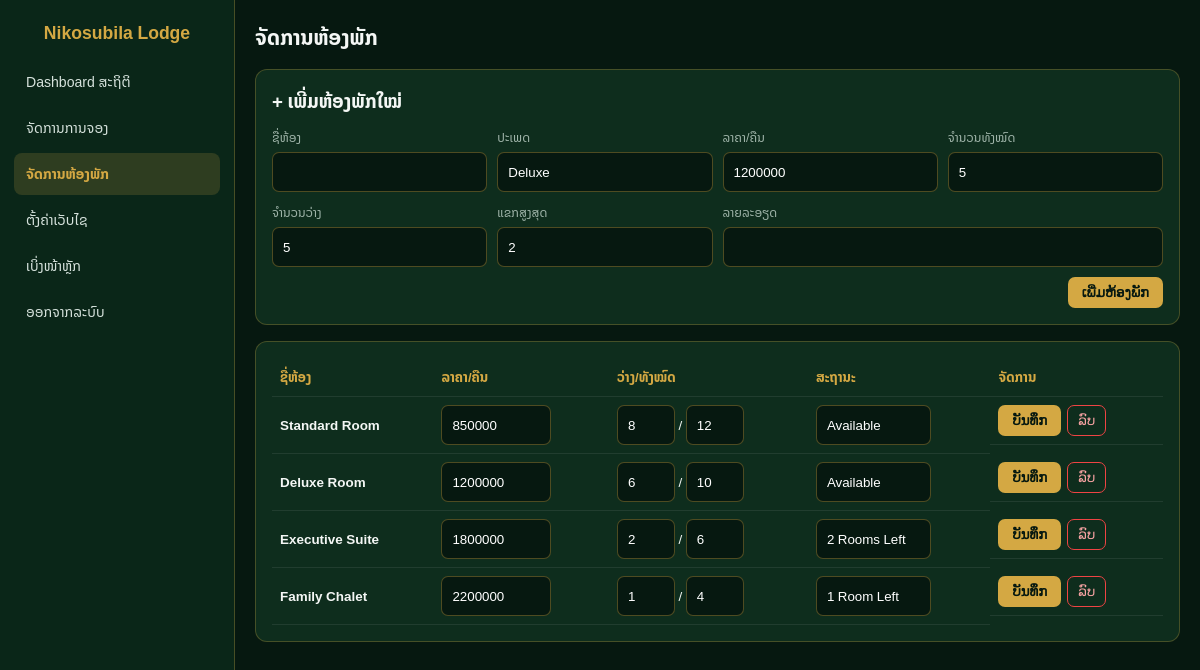
Page /admin/rooms_manage.php (signed in) on the committed database.
### tables this page shows
CREATE TABLE IF NOT EXISTS site_settings (
    id INT PRIMARY KEY DEFAULT 1,
    hotel_name VARCHAR(200) NOT NULL DEFAULT 'Nikosubila Lodge',
    tagline VARCHAR(255) NOT NULL DEFAULT 'Experience comfort. Experience nature.',
    footer_note VARCHAR(255) NOT NULL DEFAULT 'Nikosubila Lodge - Your Comfort, Our Priority.',
    banner_image VARCHAR(255) NOT NULL DEFAULT '',
    logo_image VARCHAR(255) NOT NULL DEFAULT '',
    primary_color VARCHAR(20) NOT NULL DEFAULT '#0a2618',
    accent_color VARCHAR(20) NOT NULL DEFAULT '#d4a843',
    card_color VARCHAR(20) NOT NULL DEFAULT '#0e2d1d',
    currency VARCHAR(20) NOT NULL DEFAULT '₭',
    phone VARCHAR(60) NOT NULL DEFAULT '+856 20 5555 1234',
    email VARCHAR(150) NOT NULL DEFAULT 'info@lodge-system.la',
    facebook VARCHAR(150) NOT NULL DEFAULT 'Lodge Official',
    instagram VARCHAR(150) NOT NULL DEFAULT '@lodge_official',
    linkedin VARCHAR(150) NOT NULL DEFAULT 'Lodge Hospitality',
    x_handle VARCHAR(150) NOT NULL DEFAULT '@lodge_x',
    bank_name VARCHAR(120) NOT NULL DEFAULT 'BCEL / ທະນາຄານການຄ້າຕ່າງປະເທດລາວ',
    bank_account VARCHAR(120) NOT NULL DEFAULT '010-12-00-12345678-001',
    bank_branch VARCHAR(120) NOT NULL DEFAULT 'ສຳນັກງານໃຫຍ່ ນະຄອນຫຼວງວຽງຈັນ',
    google_sheet_id VARCHAR(255) NOT NULL DEFAULT '',
    google_sheet_webhook VARCHAR(255) NOT NULL DEFAULT '',
    updated_at TIMESTAMP DEFAULT CURRENT_TIMESTAMP ON UPDATE CURRENT_TIMESTAMP
);

CREATE TABLE IF NOT EXISTS rooms (
    id INT AUTO_INCREMENT PRIMARY KEY,
    room_name VARCHAR(150) NOT NULL,
    room_type VARCHAR(100) NOT NULL,
    price_per_night DECIMAL(12,2) NOT NULL DEFAULT 0.00,
    total_rooms INT NOT NULL DEFAULT 1,
    available_rooms INT NOT NULL DEFAULT 1,
    max_guests INT NOT NULL DEFAULT 2,
    status VARCHAR(50) NOT NULL DEFAULT 'Available',
    description TEXT,
    image_url VARCHAR(255) DEFAULT ''
);

### config/db.php (called while the page is built, shortened)
<?php
$host = 'localhost';
$user = 'root';
$pass = '';
$dbname = 'hotel_system';
try {
    $conn = new mysqli($host, $user, $pass, $dbname);
    $conn->set_charset('utf8mb4');
} catch (mysqli_sql_exception $e) {
    $conn = new mysqli($host, $user, $pass);
    $conn->set_charset('utf8mb4');
    $conn->query("CREATE DATABASE IF NOT EXISTS `{$dbname}` CHARACTER SET utf8mb4 COLLATE utf8mb4_unicode_ci");
    $conn->select_db($dbname);
}
$conn->query("CREATE TABLE IF NOT EXISTS users (
    id INT AUTO_INCREMENT PRIMARY KEY,
    username VARCHAR(100) NOT NULL UNIQUE,
    password_hash VARCHAR(255) NOT NULL,
    full_name VARCHAR(150) NOT NULL DEFAULT 'Administrator',
    role VARCHAR(50) NOT NULL DEFAULT 'admin',
    created_at TIMESTAMP DEFAULT CURRENT_TIMESTAMP
) ENGINE=InnoDB DEFAULT CHARSET=utf8mb4 COLLATE=utf8mb4_unicode_ci");
$conn->query("CREATE TABLE IF NOT EXISTS site_settings (
    id INT PRIMARY KEY DEFAULT 1,
    hotel_name VARCHAR(200) NOT NULL DEFAULT 'Nikosubila Lodge',
    tagline VARCHAR(255) NOT NULL DEFAULT 'Experience comfort. Experience nature.',
    footer_text VARCHAR(255) NOT NULL DEFAULT 'Nikosubila Lodge - Your Comfort, Our Priority.',
    banner_image VARCHAR(255) NOT NULL DEFAULT '',
    logo_image VARCHAR(255) NOT NULL DEFAULT '',
    primary_color VARCHAR(20) NOT NULL DEFAULT '#0a2618',
    accent_color VARCHAR(20) NOT NULL DEFAULT '#d4a843',
    card_color VARCHAR(20) NOT NULL DEFAULT '#0e2d1d',
    currency VARCHAR(20) NOT NULL DEFAULT '₭',
    phone VARCHAR(80) NOT NULL DEFAULT '+856 20 5555 1234',
    email VARCHAR(150) NOT NULL DEFAULT 'info@lodge-system.la',
    facebook VARCHAR(150) NOT NULL DEFAULT 'Lodge Official',
    instagram VARCHAR(150) NOT NULL DEFAULT '@lodge_official',
    linkedin VARCHAR(150) NOT NULL DEFAULT 'Lodge Hospitality',
    x_account VARCHAR(150) NOT NULL DEFAULT '@lodge_x',
    bank_name VARCHAR(150) NOT NULL DEFAULT 'BCEL / ທະນາຄານການຄ້າຕ່າງປະເທດລາວ',
    bank_account VARCHAR(150) NOT NULL DEFAULT '010-12-00-12345678-001',
    bank_branch VARCHAR(150) NOT NULL DEFAULT 'ສຳນັກງານໃຫຍ່ ນະຄອນຫຼວງວຽງຈັນ',
    google_sheet_id VARCHAR(255) NOT NULL DEFAULT '',
    google_sheet_webhook VARCHAR(255) NOT NULL DEFAULT '',
    updated_at TIMESTAMP DEFAULT CURRENT_TIMESTAMP ON UPDATE CURRENT_TIMESTAMP
) ENGINE=InnoDB DEFAULT CHARSET=utf8mb4 COLLATE=utf8mb4_unicode_ci");
$conn->query("CREATE TABLE IF NOT EXISTS rooms (
    id INT AUTO_INCREMENT PRIMARY KEY,
    room_name VARCHAR(150) NOT NULL,
    room_type VARCHAR(100) NOT NULL,
    price_per_night DECIMAL(12,2) NOT NULL DEFAULT 0,
    total_rooms INT NOT NULL DEFAULT 1,
    available_rooms INT NOT NULL DEFAULT 1,
    max_guests INT NOT NULL DEFAULT 2,
    status VARCHAR(50) NOT NULL DEFAULT 'Available',
    description TEXT
) ENGINE=InnoDB DEFAULT CHARSET=utf8mb4 COLLATE=utf8mb4_unicode_ci");
$conn->query("CREATE TABLE IF NOT EXISTS bookings (
    id INT AUTO_INCREMENT PRIMARY KEY,
    booking_code VARCHAR(40) NOT NULL UNIQUE,
    guest_name VARCHAR(150) NOT NULL,
    guest_phone VARCHAR(80) NOT NULL,
    guest_email VARCHAR(150) DEFAULT '',
    room_id INT NOT NULL,
    check_in DATE NOT NULL,
    check_out DATE NOT NULL,
    adults INT NOT NULL DEFAULT 2,
    children INT NOT NULL DEFAULT 0,
    payment_method VARCHAR(80) NOT NULL DEFAULT 'Bank Transfer',
    special_requests TEXT,
    total_amount DECIMAL(12,2) NOT NULL DEFAULT 0,
    status VARCHAR(40) NOT NULL DEFAULT 'Pending',
    created_at TIMESTAMP DEFAULT CURRENT_TIMESTAMP,
    FOREIGN KEY (room_id) REFERENCES rooms(id) ON DELETE CASCADE
) ENGINE=InnoDB DEFAULT CHARSET=utf8mb4 COLLATE=utf8mb4_unicode_ci");
$conn->query("INSERT IGNORE INTO site_settings (id) VALUES (1)");
$defaultSettings = [
    'hotel_name' => 'Nikosubila Lodge',
    'tagline' => 'Experience comfort. Experience nature.',
    'footer_text' => 'Nikosubila Lodge - Your Comfort, Our Priority.',
    'banner_image' => '',
    'logo_image' => '',
    'primary_color' => '#0a2618',
    'accent_color' => '#d4a843',
    'card_color' => '#0e2d1d',
    'currency' => '₭',
    'phone' => '+856 20 5555 1234',
    'email' => 'info@lodge-system.la',
    'facebook' => 'Lodge Official',
    'instagram' => '@lodge_official',
    'linkedin' => 'Lodge Hospitality',
    'x_account' => '@lodge_x',
    'bank_name' => 'BCEL / ທະນາຄານການຄ້າຕ່າງປະເທດລາວ',
    'bank_account' => '010-12-00-12345678-001',
    'bank_branch' => 'ສຳນັກງານໃຫຍ່ ນະຄອນຫຼວງວຽງຈັນ',
    'google_sheet_id' => '',
    'google_sheet_webhook' => ''
];
$sRes = $conn->query("SELECT * FROM site_settings WHERE id = 1 LIMIT 1");
if ($sRes && $sRow = $sRes->fetch_assoc()) {
    $settings = array_merge($defaultSettings, $sRow);
}
function e(?string $val): string {
    return htmlspecialchars($val ?? '', ENT_QUOTES, 'UTF-8');
}

### admin/rooms_manage.php (the view, shortened to what this page needs)
<?php
require_once __DIR__ . '/../config/db.php';
$rooms = [];
$res = $conn->query("SELECT * FROM rooms ORDER BY id ASC");
while ($row = $res->fetch_assoc()) {
    $rooms[] = $row;
}
?>
<!DOCTYPE html>
<html lang="lo">
<head>
</head>
<body>
<div class="layout">
    <aside class="sidebar">
        <h2><?= e($settings['hotel_name']) ?></h2>
        <a href="index.php">Dashboard ສະຖິຕິ</a>
        <a href="bookings_manage.php">ຈັດການການຈອງ</a>
        <a href="rooms_manage.php" class="active">ຈັດການຫ້ອງພັກ</a>
        <a href="site_settings.php">ຕັ້ງຄ່າເວັບໄຊ</a>
        <a href="../index.php">ເບິ່ງໜ້າຫຼັກ</a>
        <a href="logout.php">ອອກຈາກລະບົບ</a>
    </aside>
    <main class="main">
        <h1 style="font-size:1.3rem;margin-bottom:14px;">ຈັດການຫ້ອງພັກ</h1>
        <div class="card">
            <h3 style="margin-bottom:10px;">+ ເພີ່ມຫ້ອງພັກໃໝ່</h3>
            <form method="POST" class="grid4">
                <div><label>ຊື່ຫ້ອງ</label><input type="text" name="room_name" required></div>
                <div><label>ປະເພດ</label><input type="text" name="room_type" value="Deluxe"></div>
                <div><label>ລາຄາ/ຄືນ</label><input type="number" name="price_per_night" value="1200000"></div>
                <div><label>ຈຳນວນທັງໝົດ</label><input type="number" name="total_rooms" value="5"></div>
                <div><label>ຈຳນວນວ່າງ</label><input type="number" name="available_rooms" value="5"></div>
                <div><label>ແຂກສູງສຸດ</label><input type="number" name="max_guests" value="2"></div>
                <div style="grid-column:span 2;"><label>ລາຍລະອຽດ</label><input type="text" name="description"></div>
                <div style="grid-column:span 4;text-align:right;"><button type="submit" class="btn-gold">ເພີ່ມຫ້ອງພັກ</button></div>
            </form>
        </div>
        <div class="card" style="overflow-x:auto;">
            <table>
                <thead><tr><th>ຊື່ຫ້ອງ</th><th>ລາຄາ/ຄືນ</th><th>ວ່າງ/ທັງໝົດ</th><th>ສະຖານະ</th><th>ຈັດການ</th></tr></thead>
                <tbody>
                    <?php foreach ($rooms as $r): ?>
                        <tr>
                            <form method="POST">
                                <td><strong><?= e($r['room_name']) ?></strong></td>
                                <td><input type="number" name="price_per_night" value="<?= (float)$r['price_per_night'] ?>" style="width:110px;"></td>
                                <td>
                                    <input type="number" name="available_rooms" value="<?= (int)$r['available_rooms'] ?>" style="width:58px;"> /
                                    <input type="number" name="total_rooms" value="<?= (int)$r['total_rooms'] ?>" style="width:58px;">
                                </td>
                                <td><input type="text" name="status" value="<?= e($r['status']) ?>" style="width:115px;"></td>
                                <td style="display:flex;gap:6px;">
                                    <button type="submit" class="btn-gold">ບັນທຶກ</button>
                            </form>
                                    <form method="POST" style="display:inline;">
                                        <button type="submit" style="padding:7px 10px;border-radius:7px;border:1px solid #ef4444;background:transparent;color:#fca5a5;cursor:pointer;">ລົບ</button>
                                    </form>
                        </tr>
                    <?php endforeach; ?>
                </tbody>
            </table>
        </div>
    </main>
</div>
</body>
</html>

### rows in the picture
site_settings: hotel_name "Nikosubila Lodge"
rooms: room_name "Standard Room", price_per_night "850000", available_rooms "8", total_rooms "12", status "Available"
rooms: room_name "Deluxe Room", price_per_night "1200000", available_rooms "6", total_rooms "10", status "Available"
rooms: room_name "Executive Suite", price_per_night "1800000", available_rooms "2", total_rooms "6", status "2 Rooms Left"
rooms: room_name "Family Chalet", price_per_night "2200000", available_rooms "1", total_rooms "4", status "1 Room Left"
